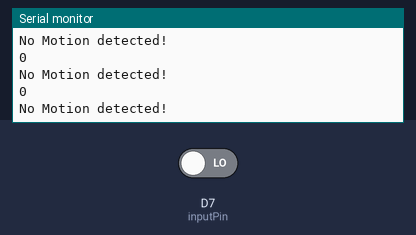
The sketch below on a simulated ESP8266 (NodeMCU). On the bench: the last lines printed to the serial monitor. Inputs (shaded band) come from the test bench; at power-on: D7 (inputPin) LOW. WiFi joins after 1.5 s; servers stay silent unless stated.

Above: at 2.7 s.
2.8 s: D7 (inputPin) driven HIGH
At 3.71 s:
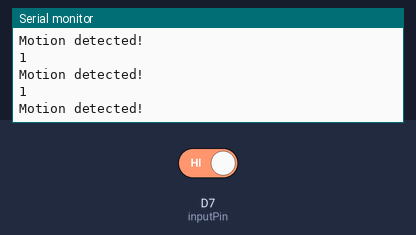
4.3 s: D7 (inputPin) driven LOW
At 6.75 s:
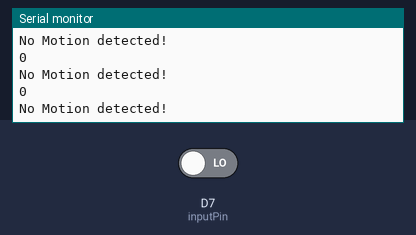

The sketch:

Proximity.ino
```cpp
//Libraries
#include <ESP8266WiFi.h>

//Constants
#define UPDATE_TIME 1000

String nom = "ProximityNode"; //Name for identification, used in requests.
const char* ssid = "Galaxy A53"; //Name of the WIFI.
const char* password = "expeditious"; //Password to said WIFI.

int inputPin = D7; // Sets digital pin D7 as input pin, such that we can recieve a signal whenever motion is being detected.

unsigned long previousRequest = 0; //Initial value for when previous request was sent.


WiFiClient host; //Telling this node what the name of the server node is, and letting it know that is host aswell.
IPAddress server(192, 168, 66, 85); //IP address the server.


//General setup for connecting to the server(Host).
void setup() {
  pinMode(inputPin, INPUT);
  Serial.begin(9600);

  // WIFI SETIP
   WiFi.begin(ssid, password);
  while (WiFi.status() != WL_CONNECTED) {
    delay(500);
    Serial.print(F("."));
  }
  Serial.print(nom);
  Serial.print(F(" connected to Wifi! IP address : "));
  Serial.println(WiFi.localIP());  // Print the IP address
  // WIFI END

 // delay(1500);
}

 //Actual code that handles the proximity sensor.
void loop(){
  int val = digitalRead(inputPin); //Tells the esp to read on D7.
  Serial.println(val);
  if (val == HIGH) { //If statement checking if a High values has been recieved on D7
    Serial.println("Motion detected!"); //If D7 is high, motion has been detected and prints "Motion detected!".
    requestHost("detected"); //Sends a request to the host that the node has detected motion, and updates the information on the server.
    }
  else { //Else statement, that if nothing else is recieved, no other action should be taken.
    Serial.println("No Motion detected!"); //Standard message printing "No motion detected!" if D7 is low.
    requestHost("not detected"); //Sends request to the host, that no motion has been detected. Updates on the server.
    }

delay(10); //Delay such that it updates every 10 ms
}

void requestHost(String Message) { /* function requestMaster */
  ////Request to host
  if ((millis() - previousRequest) > UPDATE_TIME) {  // client connect to server every 500ms
    previousRequest = millis();
    if (host.connect(server, 81)) {  // Connection to the server

    //Sends the formatted request to the host, along with client name, and whether or not motion has been detected
      host.println("c[" + nom + "]c" + " motion m[" + Message + "]m \r");
    }
  }
}
```

Measured:
- after the input at 2.8 s, the serial monitor: prints a new line at once (image 1)
